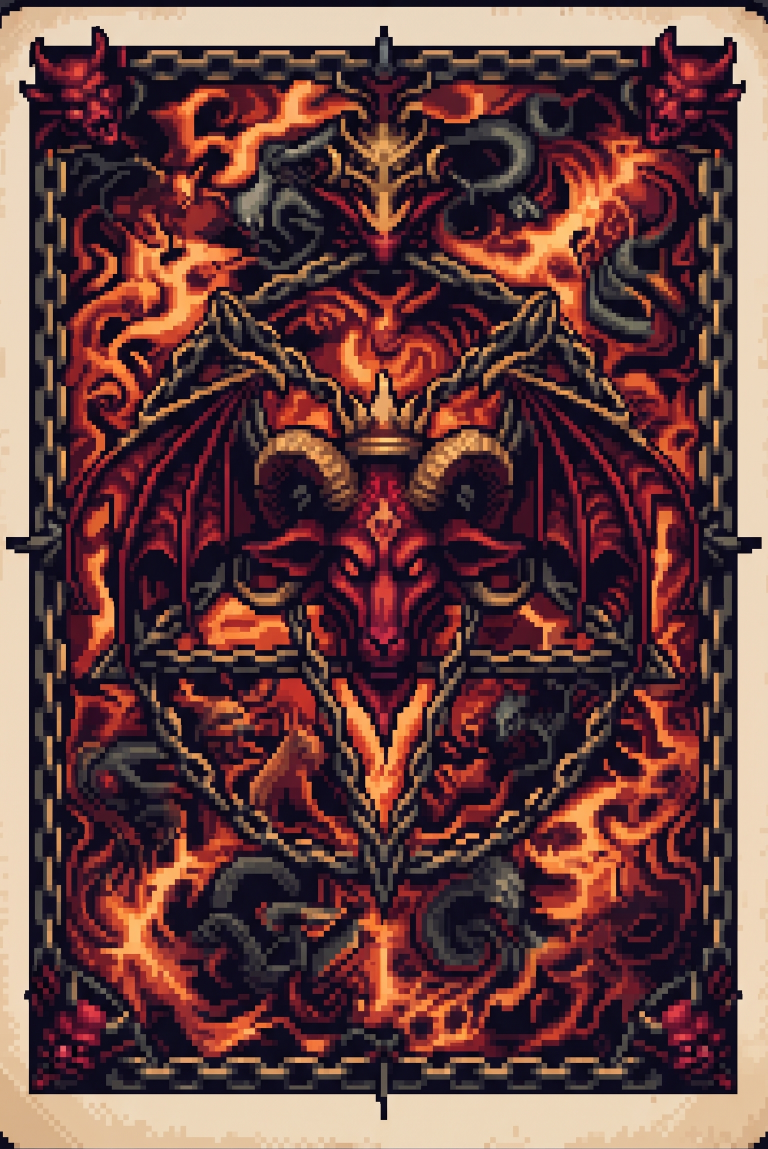
#> input picture research/alex_kortbaksida_20260921.jpg, 1536 x 2297 px (shown at 1/2 size)
$ python gen_card_back.py ../research/alex_kortbaksida_20260921.jpg
#> lines starting #> are read from the running program, lines starting #| are printed output that depends on the picture; after the words box and inside, x2 and y2 are one past the last pixel; in counts of white or black regions, pixels touching at a corner belong together
#!/usr/bin/env python3
"""Kortbaksidan: Alex' egen kortbild, klippt till kortets yta.

Alex: *"Kortet tänkte jag att vi kan använda som baksida för korten."*

Källan är hans bild (`research/alex_kortbaksida_20260921.jpg`) — koden klipper och skalar, den ritar
ingenting själv. Bilden äger utseendet. Baksidan är 2x kortets yta (208x288 för ett 104x144-kort),
alltså samma pixelstorlek som kortens konst, och det är EN fil för alla kort: spelet laddar samma
textur till varje kort, så man inte ser vad som ligger näst på tur.

    python3 tools/gen_card_back.py            # skriver game/assets/cards/_back.png
    python3 tools/gen_card_back.py --check    # mäter: mått, helt tät, motivet finns
    python3 tools/gen_card_back.py --sheet    # kontaktkarta (3x), att döma på bild
"""

import sys
from pathlib import Path

import numpy as np
from PIL import Image

ROOT = Path(__file__).resolve().parent.parent
UT = ROOT / "game" / "assets" / "cards"
KÄLLA = ROOT / "research" / "alex_kortbaksida_20260921.jpg"
FIL = "_back.png"
BILD = "_baksida_kontaktkarta.png"

# Kortets yta i spelet är CardView.HAND_SIZE (104x144); baksidan ligger på 2x, samma täthet som
# kortkonsten. Alex' bild är 2:3 mot kortets 5:7, alltså en sträckning i sidled på 7 % — ramen är
# dekor, inte geometri, och 7 % syns inte.
B, H = 208, 288
TRÖSKEL = 60.0             # ljushet över det här = kortet (bildens överkant har en mörk remsa utanför)


def kortet(img: Image.Image) -> Image.Image:
    """Bildens yta som är själva kortet. Alex' bild har en mörk remsa i överkanten utanför ramen; den
    mäts fram i stället för att antas, och mätningen skrivs ut."""
    a = np.asarray(img.convert("RGB")).astype(int)
    ljus = a.mean(axis=2) > TRÖSKEL
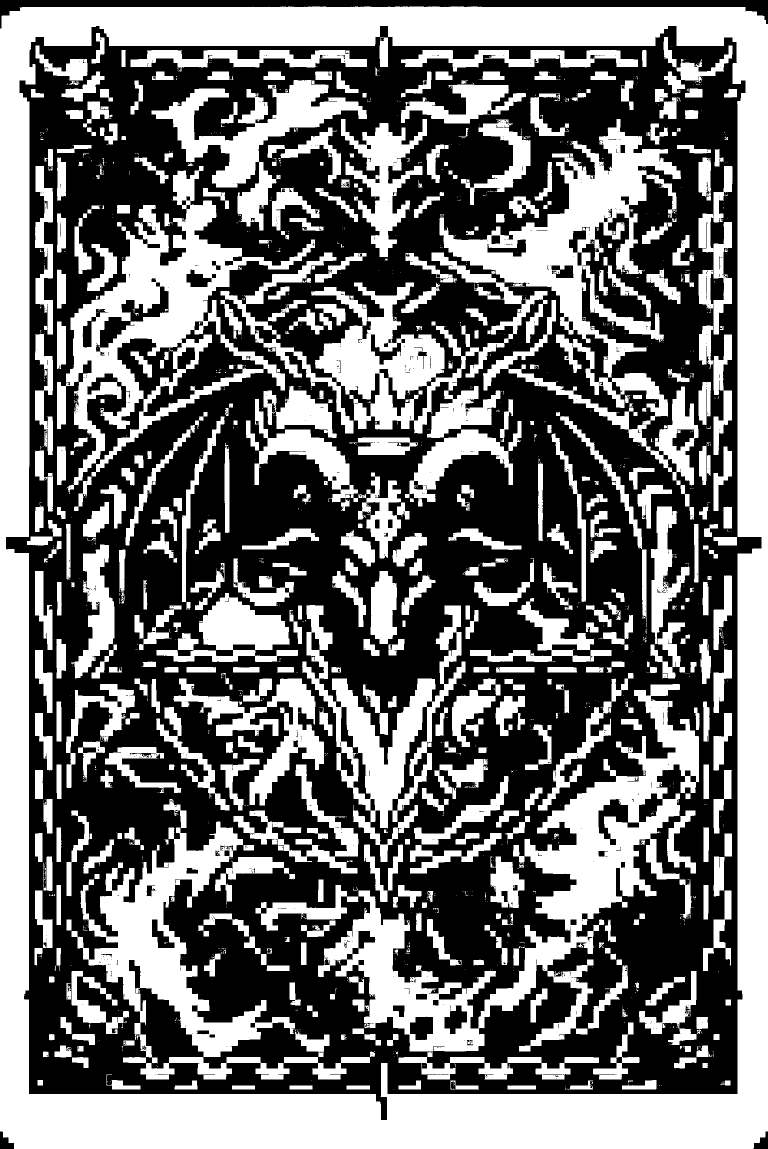
#> ljus: shape (2297, 1536) bool (shown at 1/2 size); 44.8% white; 1776 white regions (1214 under 20 px), largest, box (x1, y1, x2, y2) and area: (0, 13, 1536, 2297) 528152, (441, 238, 1362, 876) 129094, (636, 1368, 1398, 2103) 108068
    rader = np.where(ljus.any(axis=1))[0]
#> rader = 2284 values from 13 to 2296
    kolumner = np.where(ljus.any(axis=0))[0]
#> kolumner = 1536 values from 0 to 1535
    if not rader.size or not kolumner.size:
        return img
    print("  kortet: x %d..%d  y %d..%d  av %dx%d" % (
        kolumner[0], kolumner[-1], rader[0], rader[-1], img.width, img.height))
#|   kortet: x 0..1535  y 13..2296  av 1536x2297
    return img.crop((kolumner[0], rader[0], kolumner[-1] + 1, rader[-1] + 1))
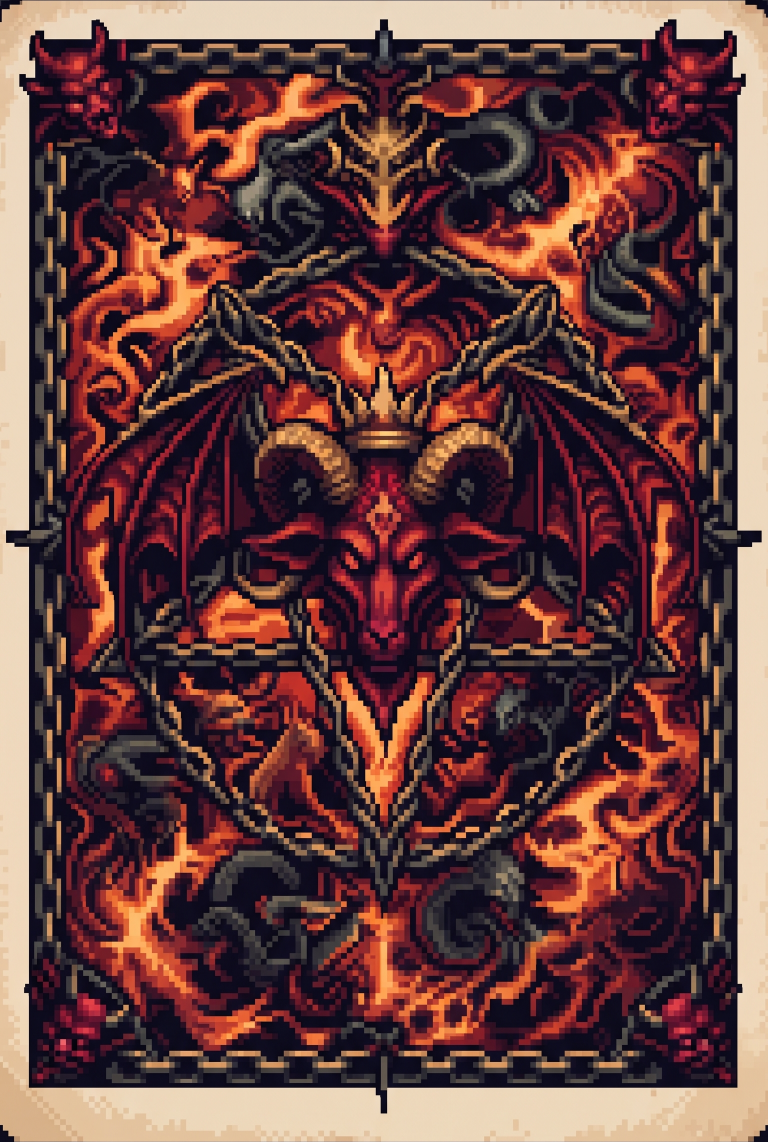
#> returned value: PIL image 1536x2284 RGB (shown at 1/2 size); mean R, G, B 102.9, 65.4, 63.8


def skriv() -> int:
    if not KÄLLA.exists():
        print("källan saknas: %s" % KÄLLA.relative_to(ROOT), file=sys.stderr)
        return 1
    # BOX (medelvärde per block) och inte NEAREST: bilden skalas ner sju gånger, och nearest hade
    # plockat enstaka pixlar ur varje block och gett hackiga kedjor och en flimrig eld.
    ut = kortet(Image.open(KÄLLA)).convert("RGB").resize((B, H), Image.BOX).convert("RGBA")
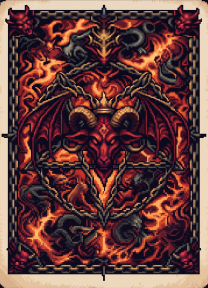
#> ut: PIL image 208x288 RGBA; mean R, G, B, A 103.1, 65.5, 63.9, 255
    UT.mkdir(parents=True, exist_ok=True)
    ut.save(UT / FIL)
    ut.resize((B * 3, H * 3), Image.NEAREST).save(UT / BILD)
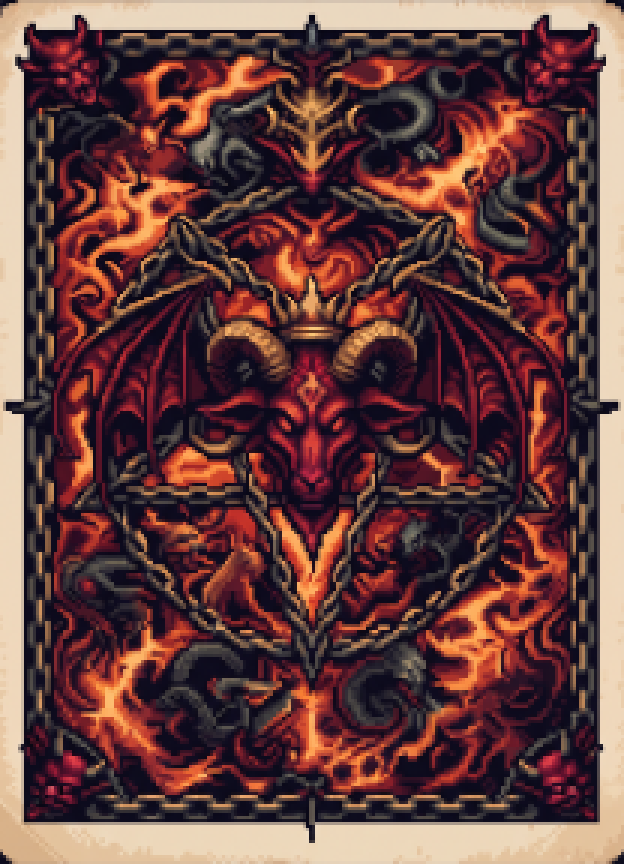
#> saved as _baksida_kontaktkarta.png: PIL image 624x864 RGBA; mean R, G, B, A 103.1, 65.5, 63.9, 255
    print("  %s (%dx%d)" % ((UT / FIL).relative_to(ROOT), B, H))
    print("  kontaktkarta: %s" % (UT / BILD).relative_to(ROOT))
    return 0


def check() -> int:
    p = UT / FIL
    if not p.exists():
        print("  FEL  %s saknas" % FIL)
        return 1
    fel = 0
    img = Image.open(p)
    if img.size != (B, H):
        print("  FEL  %s är %s, ska vara %dx%d" % (FIL, img.size, B, H))
        fel += 1
    a = np.asarray(img.convert("RGBA")).astype(int)
    # Baksidan ska vara TÄT: ett genomskinligt kort i en hög visar bordet genom kortet.
    if (a[:, :, 3] < 255).any():
        print("  FEL  %s har %d genomskinliga pixlar" % (FIL, int((a[:, :, 3] < 255).sum())))
        fel += 1
    färger = len(np.unique(a[:, :, :3].reshape(-1, 3), axis=0))
    if färger < 500:
        print("  FEL  %s har bara %d färger — motivet ser inte ut att ha kommit med" % (FIL, färger))
        fel += 1
    medel = a[:, :, :3].mean()
    if medel < 12:
        print("  FEL  %s är nästan helt svart (medelljus %.1f)" % (FIL, medel))
        fel += 1
    if not fel:
        print("  ok   %s %dx%d, tät, %d färger, medelljus %.1f" % (FIL, B, H, färger, medel))
    return 1 if fel else 0


if __name__ == "__main__":
    sys.exit(check() if "--check" in sys.argv else skriv())
#> (the program exits here)
